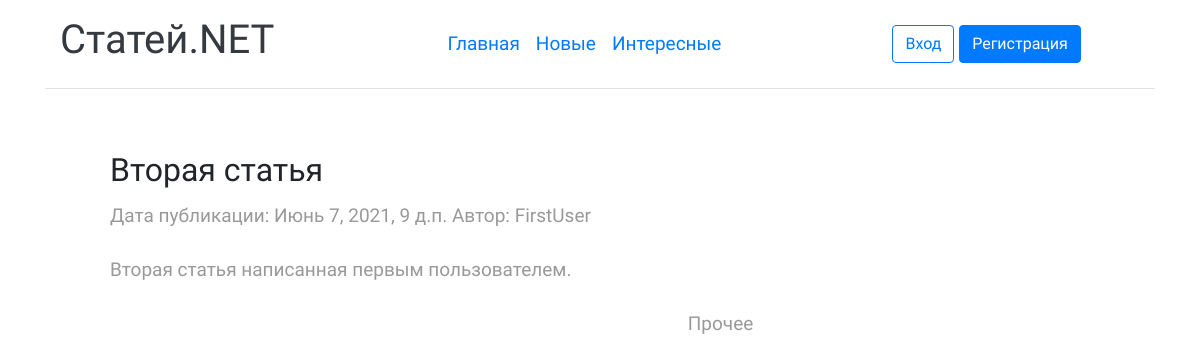
Screenshot of /post/2 with the database file from the repository.
### articles/models.py (models this page shows, shortened)
class Post(models.Model):
    id = models.AutoField(unique=True, primary_key=True)
    title = models.CharField('Заголовок статьи', max_length=64)
    author = models.ForeignKey(User, on_delete=models.CASCADE, null = True)
    text = models.TextField('Текст статьи')
    post_data = models.DateTimeField(auto_now=True)
    category = models.ForeignKey(Category, on_delete=models.CASCADE)

class Category(models.Model):
    id = models.AutoField(unique=True, primary_key=True)
    name = models.CharField('Название котегории', max_length=64)
    def __str__(self):
        return self.name

### articles/views.py (the view)
# urls.py: path('post/<int:post_id>', views.post_page, name='post'),
def post_page(request, post_id):
    context = {
        'post': Post.objects.get(id=post_id)
    }
    return render(request, "articles/post.html", context)

### articles/templates/articles/post.html (shortened to what this page needs)
{% extends 'base.html' %}
{% block content %}
                <div class="col-lg-8 tm-post-col">
                    <div class="tm-post-full">
                        <div class="mb-4">
                            <h2 class="pt-2 tm-color-primary tm-post-title">{{ post.title }}</h2>
                            <p class="tm-mb-40">Дата публикации: {{ post.post_data }} Автор: {{ post.author }}</p>
                            <p>{{ post.text }}</p>
                            <span class="d-block text-right tm-color-primary">{{ post.category }}</span>
                        </div>
                    </div>
                </div>
{% endblock %}

### articles/static/css/mainstyle.css (style rules this page uses)
html { overflow-x: hidden; }
body { margin: 0; padding: 0; font-family: 'Source Sans Pro', sans-serif; font-size: 19px; line-height: 2em; overflow-x: hidden; }
p, span { color: #999; }

### rows the page displays
Post: title "Вторая статья", post_data "Июнь 7, 2021, 9 д.п.", author "FirstUser", text "Вторая статья написанная первым пользователем.", category "Прочее"
